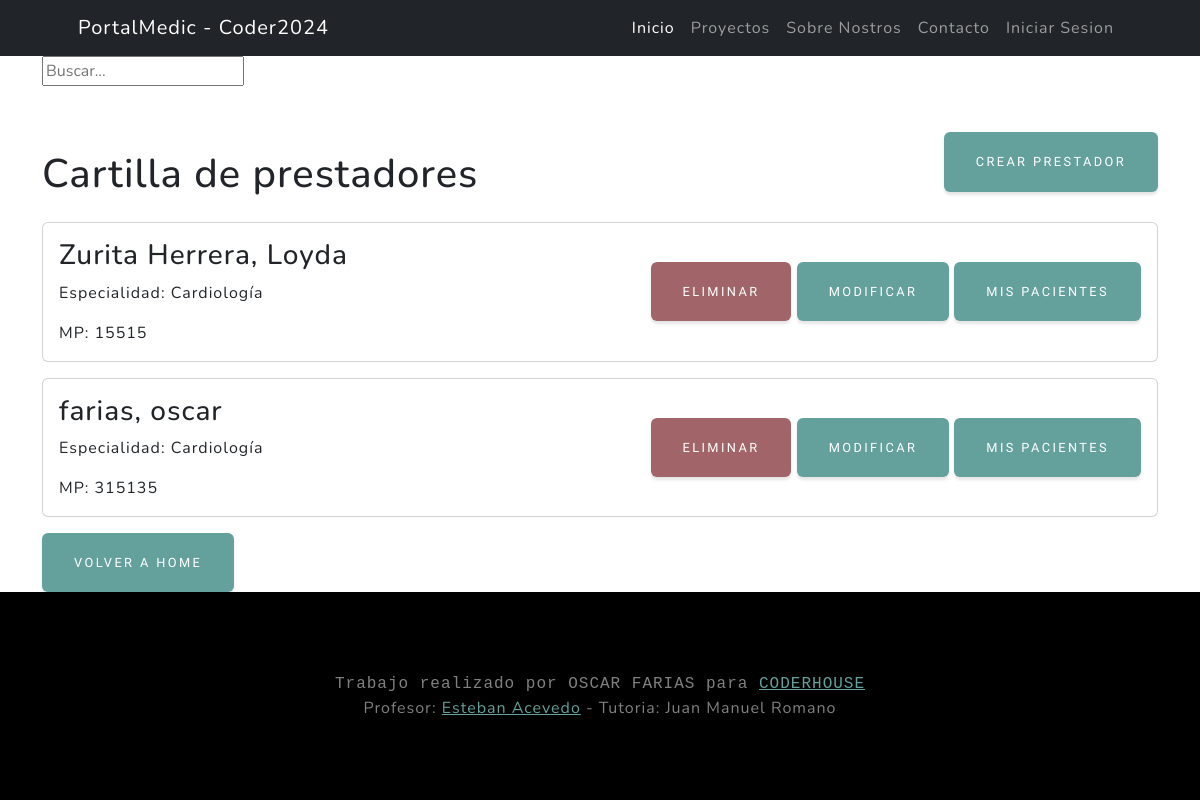
/medicos/medicos/list, run on the app's committed database.
### medicos/models.py (models this page shows, shortened)
class Medicos(models.Model):
    nombre = models.CharField(max_length=100, null=False, blank=True)
    apellido = models.CharField(max_length=100, null=False, blank=True)
    DNI = models.PositiveIntegerField(unique=True,null=True)
    nacionalidad= models.ForeignKey(Nacionalidad, on_delete=models.SET_NULL, null=True)
    matricula = models.PositiveIntegerField(unique=True, null=False, blank=False,verbose_name="Matricula Nacional")
    especialidad = models.ForeignKey(Especialidad, on_delete=models.SET_NULL, null=True)
    class Meta:
        verbose_name = "Medicos"
        verbose_name_plural = "Medicos"

class Especialidad(models.Model):
    especialidad = models.CharField(max_length=50, unique=True)
    def __str__(self) -> str:
        return self.especialidad
    class Meta:
        verbose_name = "Especialidad"
        verbose_name_plural = "Especialidades"

### medicos/views.py (the view)
# urls.py: path("medicos/list", medicos_list ,name="medicos_list"),
def medicos_list(request):
    consulta = Medicos.objects.all()
    contexto = {"medicos":consulta}
    return render(request,"medicos/medicos_list.html", contexto)

### medicos/templates/medicos/medicos_list.html (shortened to what this page needs)
{% extends 'core/base.html' %}
{% block content %}
<div class="container">
    <div class="pb-lg-3">
        <form action="{% url 'medicos:medicos_list' %}" method="get">
            <input type="text" name="busqueda" placeholder="Buscar...">
        </form>
    </div>
    <div class="d-flex justify-content-between align-items-center">
        <h1 class="mt-5 mb-4">Cartilla de prestadores</h1>
        <a href="{% url 'medicos:medicos_create'%}" class="btn btn-primary">Crear Prestador</a>
    </div>
    {% for medico in medicos %}
    <div class="card mb-3">
        <div class="card-body d-flex justify-content-between align-items-center">
            <div>
                <h3 class="card-title">{{medico.apellido}}, {{ medico.nombre }}</h3>
                <p class="card-text">Especialidad: {{ medico.especialidad }}</p>
                <p class="card-text">MP: {{ medico.matricula }}</p>
            </div>
            <div>
                <form method="post" action="{% url 'medicos:medicos_confirm_delete' pk=medico.id%}">
                    <button type="submit" class="btn btn-danger">Eliminar</button>
                <a href="{% url 'medicos:medicos_update' pk=medico.id%}" class="btn btn-primary">Modificar</a>
                <a href="{% url 'pacientes:pacientes_list'%}" class="btn btn-primary">Mis Pacientes</a>
                </form>
            </div>
        </div>
    </div>
    {% endfor %}
    <a href="{% url 'core:index' %}" class="btn btn-primary">Volver a HOME</a>
</div>
{% endblock content %}

### data on the page
Medicos: apellido "Zurita Herrera", nombre "Loyda", especialidad "Cardiología", matricula "15515"
Medicos: apellido "farias", nombre "oscar", especialidad "Cardiología", matricula "315135"
